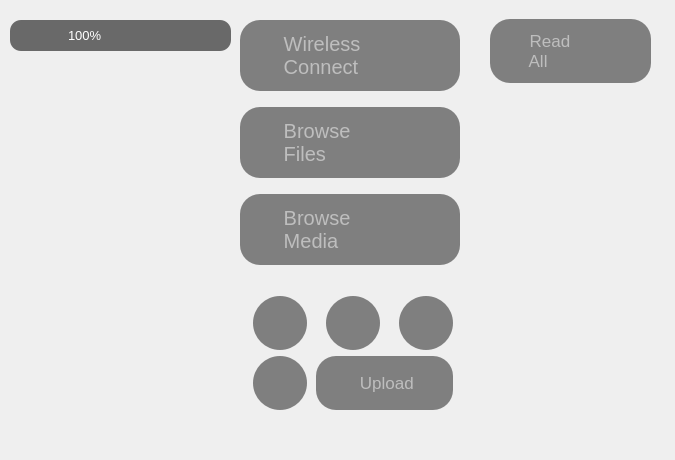
<?xml version="1.0" encoding="UTF-8"?>
<ui version="4.0">
 <class>MainPage</class>
 <widget class="QWidget" name="MainPage">
  <property name="geometry">
   <rect>
    <x>0</x>
    <y>0</y>
    <width>675</width>
    <height>460</height>
   </rect>
  </property>
  <property name="maximumSize">
   <size>
    <width>675</width>
    <height>460</height>
   </size>
  </property>
  <property name="windowTitle">
   <string>Form</string>
  </property>
  <widget class="QFrame" name="statusBar">
   <property name="geometry">
    <rect>
     <x>10</x>
     <y>20</y>
     <width>221</width>
     <height>31</height>
    </rect>
   </property>
   <property name="maximumSize">
    <size>
     <width>99999</width>
     <height>99999</height>
    </size>
   </property>
   <property name="styleSheet">
    <string notr="true">#statusBar {
    background-color: rgba(50, 50, 50, 180); 
    padding: 4px 12px; 
	border-radius: 11px;
}
QLabel {
    color: white;
    font-size: 13px;
}</string>
   </property>
   <property name="frameShape">
    <enum>QFrame::StyledPanel</enum>
   </property>
   <property name="frameShadow">
    <enum>QFrame::Raised</enum>
   </property>
   <widget class="QWidget" name="horizontalLayoutWidget_2">
    <property name="geometry">
     <rect>
      <x>120</x>
      <y>0</y>
      <width>91</width>
      <height>31</height>
     </rect>
    </property>
    <layout class="QHBoxLayout" name="networksLayout">
     <item>
      <widget class="QLabel" name="wifiIconLabel">
       <property name="maximumSize">
        <size>
         <width>19</width>
         <height>19</height>
        </size>
       </property>
       <property name="text">
        <string/>
       </property>
       <property name="pixmap">
        <pixmap resource="../../resources.qrc">:/imgs/resources/wifiStatus.png</pixmap>
       </property>
       <property name="scaledContents">
        <bool>true</bool>
       </property>
      </widget>
     </item>
     <item>
      <widget class="QLabel" name="networkIconLabel">
       <property name="maximumSize">
        <size>
         <width>19</width>
         <height>19</height>
        </size>
       </property>
       <property name="text">
        <string/>
       </property>
       <property name="pixmap">
        <pixmap resource="../../resources.qrc">:/imgs/resources/networkStatus.png</pixmap>
       </property>
       <property name="scaledContents">
        <bool>true</bool>
       </property>
      </widget>
     </item>
     <item>
      <widget class="QLabel" name="networkIconLabelSec">
       <property name="maximumSize">
        <size>
         <width>19</width>
         <height>19</height>
        </size>
       </property>
       <property name="text">
        <string/>
       </property>
       <property name="pixmap">
        <pixmap resource="../../resources.qrc">:/imgs/resources/networkStatus.png</pixmap>
       </property>
       <property name="scaledContents">
        <bool>true</bool>
       </property>
      </widget>
     </item>
    </layout>
   </widget>
   <widget class="QWidget" name="horizontalLayoutWidget">
    <property name="geometry">
     <rect>
      <x>10</x>
      <y>0</y>
      <width>91</width>
      <height>32</height>
     </rect>
    </property>
    <layout class="QHBoxLayout" name="batteryLayout">
     <item>
      <widget class="QLabel" name="timeIconLabel">
       <property name="maximumSize">
        <size>
         <width>30</width>
         <height>30</height>
        </size>
       </property>
       <property name="text">
        <string/>
       </property>
       <property name="pixmap">
        <pixmap resource="../../resources.qrc">:/imgs/resources/batteryStatus.png</pixmap>
       </property>
       <property name="scaledContents">
        <bool>true</bool>
       </property>
      </widget>
     </item>
     <item>
      <widget class="QLabel" name="timeLabel">
       <property name="sizePolicy">
        <sizepolicy hsizetype="Fixed" vsizetype="Preferred">
         <horstretch>0</horstretch>
         <verstretch>0</verstretch>
        </sizepolicy>
       </property>
       <property name="minimumSize">
        <size>
         <width>0</width>
         <height>0</height>
        </size>
       </property>
       <property name="maximumSize">
        <size>
         <width>35</width>
         <height>19</height>
        </size>
       </property>
       <property name="font">
        <font>
         <pointsize>-1</pointsize>
        </font>
       </property>
       <property name="text">
        <string>100%</string>
       </property>
       <property name="scaledContents">
        <bool>false</bool>
       </property>
       <property name="wordWrap">
        <bool>false</bool>
       </property>
       <property name="openExternalLinks">
        <bool>false</bool>
       </property>
      </widget>
     </item>
    </layout>
   </widget>
  </widget>
  <widget class="QLabel" name="frameLabel">
   <property name="geometry">
    <rect>
     <x>20</x>
     <y>60</y>
     <width>200</width>
     <height>370</height>
    </rect>
   </property>
   <property name="maximumSize">
    <size>
     <width>200</width>
     <height>370</height>
    </size>
   </property>
   <property name="text">
    <string/>
   </property>
   <property name="pixmap">
    <pixmap resource="../../resources.qrc">:/imgs/resources/pixelFrame.png</pixmap>
   </property>
   <property name="scaledContents">
    <bool>true</bool>
   </property>
  </widget>
  <widget class="QLabel" name="wallpaperLabel">
   <property name="geometry">
    <rect>
     <x>30</x>
     <y>70</y>
     <width>180</width>
     <height>347</height>
    </rect>
   </property>
   <property name="minimumSize">
    <size>
     <width>180</width>
     <height>347</height>
    </size>
   </property>
   <property name="maximumSize">
    <size>
     <width>180</width>
     <height>347</height>
    </size>
   </property>
   <property name="text">
    <string/>
   </property>
   <property name="pixmap">
    <pixmap resource="../../resources.qrc">:/imgs/resources/wallpaper.png</pixmap>
   </property>
   <property name="scaledContents">
    <bool>true</bool>
   </property>
  </widget>
  <widget class="QWidget" name="layoutWidget">
   <property name="geometry">
    <rect>
     <x>240</x>
     <y>10</y>
     <width>229</width>
     <height>411</height>
    </rect>
   </property>
   <layout class="QVBoxLayout" name="verticalLayout_4">
    <item>
     <widget class="QPushButton" name="wirelessConnectButton">
      <property name="maximumSize">
       <size>
        <width>220</width>
        <height>16777215</height>
       </size>
      </property>
      <property name="styleSheet">
       <string notr="true">QPushButton {
	background-color: rgba(50, 50, 50, 150); 
    color: #BEBEBE; 
    border-radius: 20px;
    font-family: &quot;Segoe UI&quot;;
    font-size: 15pt;
    qproperty-iconSize: 45px 45px;
	text-align: left;
	padding: 12px 24px 12px 16px;

}

QPushButton:hover {
    background-color: #3A3A3C;
}

QPushButton:pressed {
    background-color: #48484A;
}
</string>
      </property>
      <property name="text">
       <string>     Wireless
     Connect</string>
      </property>
      <property name="icon">
       <iconset resource="../../resources.qrc">
        <normaloff>:/imgs/resources/remoteConnectIcon.png</normaloff>:/imgs/resources/remoteConnectIcon.png</iconset>
      </property>
     </widget>
    </item>
    <item>
     <widget class="QPushButton" name="browseFileButton">
      <property name="maximumSize">
       <size>
        <width>220</width>
        <height>16777215</height>
       </size>
      </property>
      <property name="styleSheet">
       <string notr="true">QPushButton {
	background-color: rgba(50, 50, 50, 150); 
    color: #BEBEBE; 
    border-radius: 20px;
    font-family: &quot;Segoe UI&quot;;
    font-size: 15pt;
    qproperty-iconSize: 45px 45px;
	text-align: left;
	padding: 12px 24px 12px 16px;

}

QPushButton:hover {
    background-color: #3A3A3C;
}

QPushButton:pressed {
    background-color: #48484A;
}
</string>
      </property>
      <property name="text">
       <string>     Browse
     Files</string>
      </property>
      <property name="icon">
       <iconset resource="../../resources.qrc">
        <normaloff>:/imgs/resources/filesIcon.png</normaloff>:/imgs/resources/filesIcon.png</iconset>
      </property>
     </widget>
    </item>
    <item>
     <widget class="QPushButton" name="browseMediaButton">
      <property name="maximumSize">
       <size>
        <width>220</width>
        <height>16777215</height>
       </size>
      </property>
      <property name="styleSheet">
       <string notr="true">QPushButton {
	background-color: rgba(50, 50, 50, 150); 
    color: #BEBEBE; 
    border-radius: 20px;
    font-family: &quot;Segoe UI&quot;;
    font-size: 15pt;
    qproperty-iconSize: 45px 45px;
	text-align: left;
	padding: 12px 24px 12px 16px;

}

QPushButton:hover {
    background-color: #3A3A3C;
}

QPushButton:pressed {
    background-color: #48484A;
}
</string>
      </property>
      <property name="text">
       <string>     Browse
     Media</string>
      </property>
      <property name="icon">
       <iconset resource="../../resources.qrc">
        <normaloff>:/imgs/resources/mediaIcon.png</normaloff>:/imgs/resources/mediaIcon.png</iconset>
      </property>
     </widget>
    </item>
    <item>
     <layout class="QGridLayout" name="miniButtonsLayout">
      <item row="1" column="1">
       <widget class="QPushButton" name="hotspotButton">
        <property name="maximumSize">
         <size>
          <width>54</width>
          <height>54</height>
         </size>
        </property>
        <property name="styleSheet">
         <string notr="true">QPushButton {
	background-color: rgba(50, 50, 50, 150); 
    color: #BEBEBE; 
    border-radius: 27px;
    font-family: &quot;Segoe UI&quot;;
    font-size: 15pt;
    qproperty-iconSize: 30px 30px;
	padding: 0px;

}

QPushButton:hover {
    background-color: #3A3A3C;
}

QPushButton:pressed {
    background-color: #48484A;
}
</string>
        </property>
        <property name="text">
         <string/>
        </property>
        <property name="icon">
         <iconset resource="../../resources.qrc">
          <normaloff>:/imgs/resources/hotspotIcon.png</normaloff>:/imgs/resources/hotspotIcon.png</iconset>
        </property>
        <property name="iconSize">
         <size>
          <width>30</width>
          <height>30</height>
         </size>
        </property>
       </widget>
      </item>
      <item row="0" column="1">
       <spacer name="verticalSpacer">
        <property name="orientation">
         <enum>Qt::Vertical</enum>
        </property>
        <property name="sizeType">
         <enum>QSizePolicy::Fixed</enum>
        </property>
        <property name="sizeHint" stdset="0">
         <size>
          <width>20</width>
          <height>15</height>
         </size>
        </property>
       </spacer>
      </item>
      <item row="1" column="0">
       <widget class="QPushButton" name="bluetoothButton">
        <property name="maximumSize">
         <size>
          <width>54</width>
          <height>54</height>
         </size>
        </property>
        <property name="styleSheet">
         <string notr="true">QPushButton {
	background-color: rgba(50, 50, 50, 150); 
    color: #BEBEBE; 
    border-radius: 27px;
    font-family: &quot;Segoe UI&quot;;
    font-size: 15pt;
    qproperty-iconSize: 30px 30px;
	padding: 0px;

}

QPushButton:hover {
    background-color: #3A3A3C;
}

QPushButton:pressed {
    background-color: #48484A;
}
</string>
        </property>
        <property name="text">
         <string/>
        </property>
        <property name="icon">
         <iconset resource="../../resources.qrc">
          <normaloff>:/imgs/resources/bluetoothIcon.png</normaloff>:/imgs/resources/bluetoothIcon.png</iconset>
        </property>
        <property name="iconSize">
         <size>
          <width>30</width>
          <height>30</height>
         </size>
        </property>
       </widget>
      </item>
      <item row="1" column="2">
       <widget class="QPushButton" name="wifiButton">
        <property name="maximumSize">
         <size>
          <width>54</width>
          <height>54</height>
         </size>
        </property>
        <property name="styleSheet">
         <string notr="true">QPushButton {
	background-color: rgba(50, 50, 50, 150); 
    color: #BEBEBE; 
    border-radius: 27px;
    font-family: &quot;Segoe UI&quot;;
    font-size: 15pt;
    qproperty-iconSize: 30px 30px;
	padding: 0px;

}

QPushButton:hover {
    background-color: #3A3A3C;
}

QPushButton:pressed {
    background-color: #48484A;
}
</string>
        </property>
        <property name="text">
         <string/>
        </property>
        <property name="icon">
         <iconset resource="../../resources.qrc">
          <normaloff>:/imgs/resources/wifiIcon.png</normaloff>:/imgs/resources/wifiIcon.png</iconset>
        </property>
        <property name="iconSize">
         <size>
          <width>30</width>
          <height>30</height>
         </size>
        </property>
       </widget>
      </item>
      <item row="2" column="0" colspan="3">
       <layout class="QHBoxLayout" name="horizontalLayout_4">
        <item>
         <widget class="QPushButton" name="notificationButton">
          <property name="maximumSize">
           <size>
            <width>54</width>
            <height>54</height>
           </size>
          </property>
          <property name="styleSheet">
           <string notr="true">QPushButton {
	background-color: rgba(50, 50, 50, 150); 
    color: #BEBEBE; 
    border-radius: 27px;
    font-family: &quot;Segoe UI&quot;;
    font-size: 15pt;
    qproperty-iconSize: 30px 30px;
	padding: 0px;

}

QPushButton:hover {
    background-color: #3A3A3C;
}

QPushButton:pressed {
    background-color: #48484A;
}
</string>
          </property>
          <property name="text">
           <string/>
          </property>
          <property name="icon">
           <iconset resource="../../resources.qrc">
            <normaloff>:/imgs/resources/notificationIcon.png</normaloff>:/imgs/resources/notificationIcon.png</iconset>
          </property>
          <property name="iconSize">
           <size>
            <width>30</width>
            <height>30</height>
           </size>
          </property>
         </widget>
        </item>
        <item>
         <spacer name="horizontalSpacer">
          <property name="orientation">
           <enum>Qt::Horizontal</enum>
          </property>
          <property name="sizeType">
           <enum>QSizePolicy::Fixed</enum>
          </property>
          <property name="sizeHint" stdset="0">
           <size>
            <width>3</width>
            <height>20</height>
           </size>
          </property>
         </spacer>
        </item>
        <item>
         <widget class="QPushButton" name="uploadButton">
          <property name="maximumSize">
           <size>
            <width>200</width>
            <height>54</height>
           </size>
          </property>
          <property name="font">
           <font>
            <family>Segoe UI</family>
            <pointsize>13</pointsize>
           </font>
          </property>
          <property name="styleSheet">
           <string notr="true">QPushButton {
	background-color: rgba(50, 50, 50, 150); 
    color: #BEBEBE; 
    border-radius: 20px;
    font-family: &quot;Segoe UI&quot;;
    font-size: 13pt;
    qproperty-iconSize: 30px 30px;
	padding: 0px;

}

QPushButton:hover {
    background-color: #3A3A3C;
}

QPushButton:pressed {
    background-color: #48484A;
}
</string>
          </property>
          <property name="text">
           <string> Upload</string>
          </property>
          <property name="icon">
           <iconset resource="../../resources.qrc">
            <normaloff>:/imgs/resources/uploadIcon.png</normaloff>:/imgs/resources/uploadIcon.png</iconset>
          </property>
          <property name="iconSize">
           <size>
            <width>30</width>
            <height>30</height>
           </size>
          </property>
         </widget>
        </item>
       </layout>
      </item>
     </layout>
    </item>
   </layout>
  </widget>
  <widget class="QWidget" name="verticalLayoutWidget">
   <property name="geometry">
    <rect>
     <x>490</x>
     <y>10</y>
     <width>161</width>
     <height>82</height>
    </rect>
   </property>
   <layout class="QVBoxLayout" name="messagesLayout">
    <item>
     <widget class="QPushButton" name="readAllButton">
      <property name="maximumSize">
       <size>
        <width>220</width>
        <height>16777215</height>
       </size>
      </property>
      <property name="styleSheet">
       <string notr="true">QPushButton {
	background-color: rgba(50, 50, 50, 150); 
    color: #BEBEBE; 
    border-radius: 20px;
    font-family: &quot;Segoe UI&quot;;
    font-size: 13pt;
    qproperty-iconSize: 30px 30px;
	text-align: left;
	padding: 12px 14px 12px 16px;

}

QPushButton:hover {
    background-color: #3A3A3C;
}

QPushButton:pressed {
    background-color: #48484A;
}
</string>
      </property>
      <property name="text">
       <string>     Read
     All</string>
      </property>
      <property name="icon">
       <iconset resource="../../resources.qrc">
        <normaloff>:/imgs/resources/readAllIcon.png</normaloff>:/imgs/resources/readAllIcon.png</iconset>
      </property>
      <property name="iconSize">
       <size>
        <width>30</width>
        <height>30</height>
       </size>
      </property>
     </widget>
    </item>
   </layout>
  </widget>
  <zorder>wallpaperLabel</zorder>
  <zorder>statusBar</zorder>
  <zorder>frameLabel</zorder>
  <zorder>layoutWidget</zorder>
  <zorder>verticalLayoutWidget</zorder>
 </widget>
 <resources>
  <include location="../../resources.qrc"/>
 </resources>
 <connections/>
</ui>
